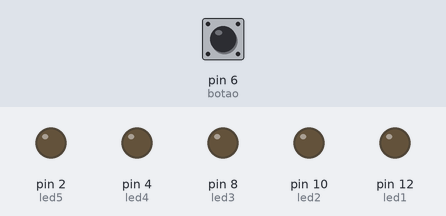
Bench run of a sketch on a simulated Arduino Uno, built with avr-gcc and run on an emulated ATmega328P. Shown: output pins drawn as LEDs (lit = HIGH). Inputs (shaded band) come from the test bench; at power-on: pin 6 (botao) LOW.

Above: at 6.8 s.
6.9 s: pin 6 (botao) pulled HIGH for 3 s
At 7.4 s:
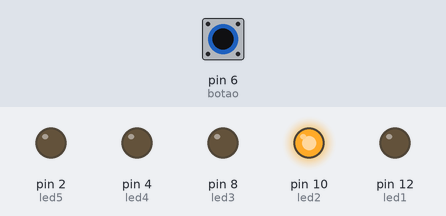
At 9.4 s:
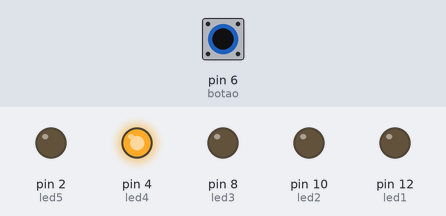
Timing chart, 0 to 17.5 s (numbered marks = the images above; inputs shaded):
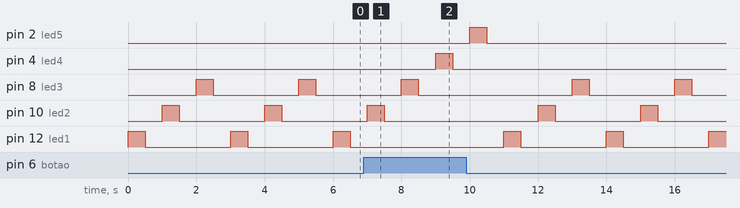

Measured:
- after the input at 6.9 s, pin 2 (led5): LOW → HIGH after 3.1 s, → LOW 0.50 s later; pin 4 (led4): LOW → HIGH after 2.1 s, → LOW 0.50 s later
- by itself, pin 12 (led1): alternates HIGH for 0.50 s and LOW for 2.5 s

The sketch:

semafaro1.ino
```cpp
//Semafaró legal
//Declaração de variáveis
byte led1 = 12;
byte led2 = 10;
byte led3 = 8;
byte led4 = 4;
byte led5 = 2;
int botao = 6;
int estado = 0;
int tempo = 500;

  //Inicialização das variáveis
  void setup() {
      pinMode(led1, OUTPUT); //Saída
      pinMode(led2, OUTPUT);
      pinMode(led3, OUTPUT);
      pinMode(led4, OUTPUT);
      pinMode(led5, OUTPUT);
      pinMode(botao, INPUT);
  }

//Execução
  void loop() {
      estado = digitalRead(botao);

    if (estado == HIGH) {
      digitalWrite(led4, 1);
      delay(tempo);
      digitalWrite(led4, 0);
      delay(tempo);

      digitalWrite(led5, 1);
      delay(tempo);
      digitalWrite(led5, 0);
      delay(tempo);
    }
    else {
      digitalWrite(led1, 1);
      delay(tempo);
      digitalWrite(led1, 0);
      delay(tempo);

      digitalWrite(led2, 1);
      delay(tempo);
      digitalWrite(led2, 0);
      delay(tempo);

      digitalWrite(led3, 1);
      delay(tempo);
      digitalWrite(led3, 0);
      delay(tempo);
    }
}
      
```
